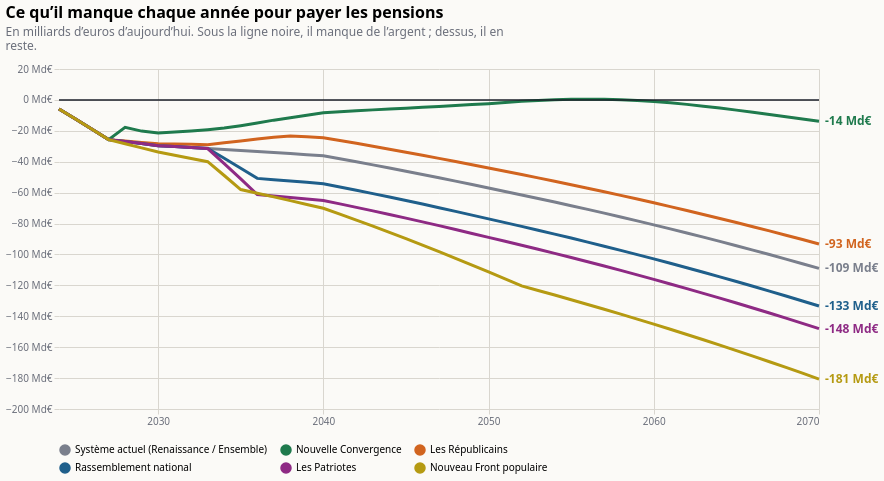

The specification (Vega-Lite) saved for this image:
### Vega-Lite specification from a JSON file in a GitHub repository (floating-point values rounded to 4 significant figures; data arrays with more than 128 entries replaced by an {"elided": "..."} marker saying what was removed)
{"$schema": "https://vega.github.io/schema/vega-lite/v6.json", "title": {"text": "Ce qu’il manque chaque année pour payer les pensions", "subtitle": ["En milliards d’euros d’aujourd’hui. Sous la ligne noire, il manque de l’argent ; dessus, il en", "reste."], "anchor": "start", "fontSize": 16, "subtitleColor": "#6b6f7b", "subtitlePadding": 6, "offset": 12}, "background": "#fbfaf7", "config": {"font": "system-ui, sans-serif", "axis": {"gridColor": "#d9d6cf", "labelColor": "#6b6f7b", "domain": false, "tickColor": "#d9d6cf"}, "legend": {"orient": "bottom", "columns": 3, "labelLimit": 2000, "symbolOpacity": 1}, "view": {"stroke": null}}, "width": 760, "height": 340, "data": {"values": {"elided": "282 records"}}, "encoding": {"x": {"field": "annee", "type": "quantitative", "scale": {"domain": [2024, 2070]}, "axis": {"format": "d", "title": null, "values": [2030, 2040, 2050, 2060, 2070]}}, "y": {"field": "valeur", "type": "quantitative", "scale": {"zero": true, "padding": 12}, "axis": {"title": null, "labelExpr": "replace(format(datum.value, ',.0f'), ',', ' ') + ' Md€'", "tickCount": 7}}, "color": {"field": "programme", "type": "nominal", "title": null, "sort": ["Système actuel (Renaissance / Ensemble)", "Nouvelle Convergence", "Les Républicains", "Rassemblement national", "Les Patriotes", "Nouveau Front populaire"], "scale": {"domain": ["Système actuel (Renaissance / Ensemble)", "Nouvelle Convergence", "Les Républicains", "Rassemblement national", "Les Patriotes", "Nouveau Front populaire"], "range": ["#7a7f8c", "#1f7a4d", "#d1641f", "#1f5f8b", "#8e2a84", "#b59a12"]}, "legend": {"orient": "bottom", "columns": 3, "labelLimit": 2000}}}, "layer": [{"mark": {"type": "line", "strokeWidth": 3}}, {"data": {"values": [{"y": 0}]}, "mark": {"type": "rule", "strokeWidth": 1.5}, "encoding": {"x": {"value": 0}, "x2": {"value": 760}, "y": {"field": "y", "type": "quantitative"}, "color": {"value": "#1b1f2a"}}}, {"data": {"values": [{"annee": 2070, "programme": "Système actuel (Renaissance / Ensemble)", "valeur": -109.0, "etiquette": "-109 Md€"}, {"annee": 2070, "programme": "Nouvelle Convergence", "valeur": -13.85, "etiquette": "-14 Md€"}, {"annee": 2070, "programme": "Les Républicains", "valeur": -93.24, "etiquette": "-93 Md€"}, {"annee": 2070, "programme": "Rassemblement national", "valeur": -133.4, "etiquette": "-133 Md€"}, {"annee": 2070, "programme": "Les Patriotes", "valeur": -148.0, "etiquette": "-148 Md€"}, {"annee": 2070, "programme": "Nouveau Front populaire", "valeur": -180.6, "etiquette": "-181 Md€"}]}, "mark": {"type": "text", "align": "left", "dx": 6, "fontSize": 12, "fontWeight": "bold"}, "encoding": {"text": {"field": "etiquette"}}}]}
